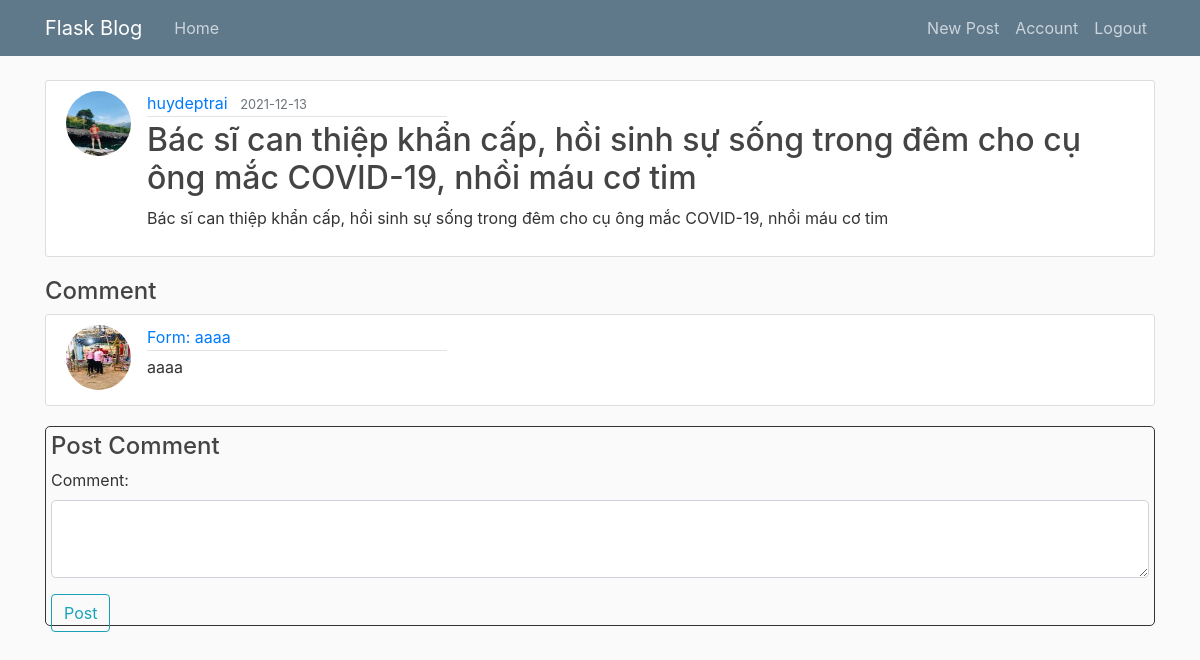
The page /post/22 (signed in) on the database its author committed.
### flaskblog/models.py (models this page shows, shortened)
class User(db.Model, UserMixin):
    id = db.Column(db.Integer, primary_key=True)
    username = db.Column(db.String(20), unique=True, nullable=False)
    email = db.Column(db.String(120), unique=True, nullable=False)
    image_file = db.Column(db.String(20), nullable=False, default='default.jpg')
    password = db.Column(db.String(60), nullable=False)
    posts = db.relationship('Post', backref='author', lazy=True)
    comments = db.relationship('Comment', backref='author', lazy="dynamic")

class Post(db.Model):
    id = db.Column(db.Integer, primary_key=True)
    title = db.Column(db.String(100), nullable=False)
    date_posted = db.Column(db.DateTime, nullable=False, default=datetime.utcnow)
    content = db.Column(db.Text, nullable=False)
    user_id = db.Column(db.Integer, db.ForeignKey('user.id'), nullable=False)

class Comment(db.Model):
    id = db.Column(db.Integer, primary_key=True)
    idpost = db.Column(db.Integer)
    body = db.Column(db.Text)
    timestamp = db.Column(db.DateTime, index=True, default=datetime.utcnow)
    author_id = db.Column(db.Integer, db.ForeignKey('user.id'))

### flaskblog/routes.py (the view, shortened to what this page needs)
@app.route("/post/<int:post_id>", methods=['GET', 'POST'])
@login_required
def post(post_id):
    post = Post.query.get_or_404(post_id)
    comments = Comment.query.all()
    form = CommentForm()
    print(form.errors)
    return render_template('post.html', title=post.title, post=post,comments=comments, form=form)

### flaskblog/forms.py
class CommentForm(FlaskForm):
    body = TextAreaField('Content', validators=[DataRequired()])
    submit = SubmitField('Post')

### flaskblog/models.py (called while the page is built)
@login_manager.user_loader
def load_user(user_id):
    return User.query.get(int(user_id))

### flaskblog/templates/post.html (shortened to what this page needs)
{% extends "layout.html" %}
{% block content %}
  <article class="media content-section sualai ">
    <img class="rounded-circle article-img" src="{{ url_for('static', filename='profile_pics/' + post.author.image_file) }}">
    <article class="media-body">
      <div class="article-metadata">
        <a class="mr-2" href="{{ url_for('user_posts', username=post.author.username) }}">{{ post.author.username }}</a>
        <small class="text-muted">{{ post.date_posted.strftime('%Y-%m-%d') }}</small>
      </div>
      <h2 class="article-title">{{ post.title }}</h2>
      <p class="article-content">{{ post.content }}</p>
      </div>
    </div>
  <h4>Comment</h4>
{% if comments %}
{% for comment in comments %}
  {% if comment.idpost==post.id %}
<div class="media content-section">
  <img class="rounded-circle article-img" src="{{ url_for('static', filename='profile_pics/' + comment.author.image_file) }}">
  <div class="media-body">
    <div class="article-metadata">
      <a class="mr-2" href="{{ url_for('user_posts', username = comment.author.username) }}"> Form: {{ comment.author.username }}</a>
    </div>
    <p class="phanbinhluan">{{ comment.body }}</p>
  </div>
</div>
    {% endif %}
    {% endfor %}
{% endif %}
  <div class="binhluan">
    <form method="POST" action="">
      <h4> Post Comment</h4>
      <div class="form-group">
        <label for="comment">Comment:</label>
        <p class="article-content" >{{ form.body(class="form-control form-control-lg") }}</p>
          {{ form.submit(class="btn btn-outline-info") }}
      </div>
  </form>
  </div>
{% endblock content %}

### flaskblog/static/main.css (style rules this page uses)
body { background: #fafafa; color: #333333; margin-top: 5rem; }
a { text-decoration: none; }
h1, h2, h3, h4, h5, h6 { color: #444444; }
.content-section { background: #ffffff; padding: 10px 20px; border: 1px solid #dddddd; border-radius: 3px; margin-bottom: 20px; }
.article-title { color: #444444; }
.article-content { white-space: pre-line; }
.article-img { height: 65px; width: 65px; margin-right: 16px; }
.article-metadata { padding-bottom: 1px; margin-bottom: 4px; width: 300px; border-bottom: 1px solid #e3e3e3 }
.binhluan { padding: 5px; border: 1px solid; border-radius: 5px; height: 200px; width: 1110px; }
.sualai { width: 1110px; }

### rows shown on the page
User: image_file (picture), author.username "huydeptrai"
Post: date_posted "2021-12-13", title "Bác sĩ can thiệp khẩn cấp, hồi sinh sự sống trong đêm cho cụ ông mắc COVID-19, nhồi máu cơ tim", content "Bác sĩ can thiệp khẩn cấp, hồi sinh sự sống trong đêm cho cụ ông mắc COVID-19, nhồi máu cơ tim"
Comment: image_file (picture), author.username "aaaa", body "aaaa"
